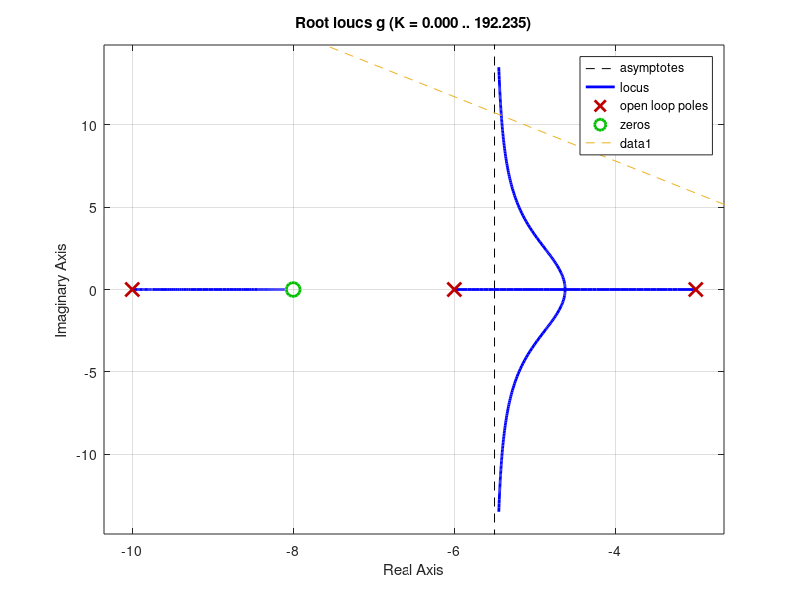
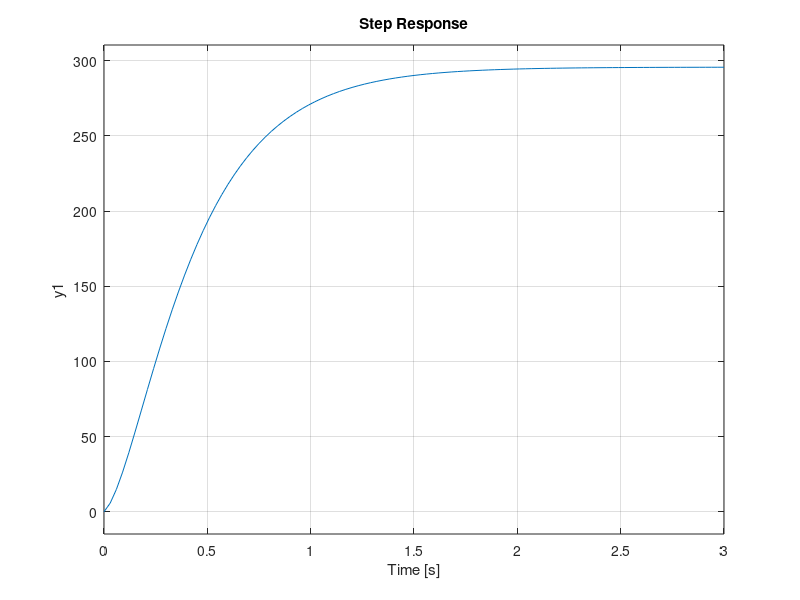

These charts were generated, in order, by the following MATLAB code:
clc; clear; close all;

g = zpk([-8], [-3 -6 -10], 1);   

figure(1);
rlocus(g); hold on

zeta = 0.456; %using second order assumption

ang = 180 - acosd(zeta);

r = 40;

plot([0, r*cosd(ang)], [0, r*sind(ang)], '--'); hold off


figure(2);
z = zpk([-55], [],[121]);
step(z*g);
%step(g);